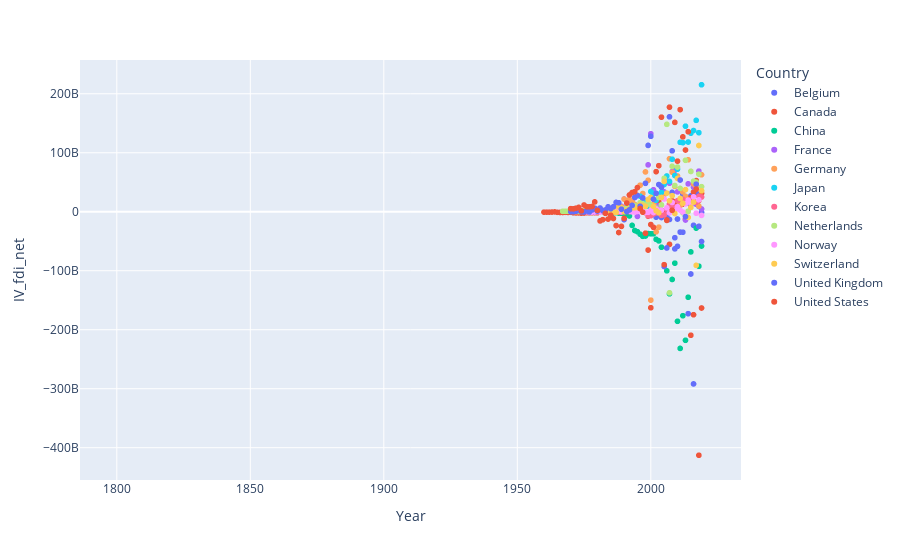

The code cell stored with this chart in its notebook:
### Code cell
pd.options.plotting.backend = "plotly"
fdi_df.plot(x='Year', y='IV_fdi_net', color='Country',kind='scatter')

### Figure 1 — Plotly figure (JSON) as saved in the notebook; plotly's stock layout.template omitted (floating-point values rounded to 4 significant figures; data arrays with more than 128 entries replaced by an {"elided": "..."} marker saying what was removed)
{"data": [{"hovertemplate": "Country=Belgium<br>Year=%{x}<br>IV_fdi_net=%{y}<extra></extra>", "legendgroup": "Belgium", "marker": {"color": "#636efa", "symbol": "circle"}, "mode": "markers", "name": "Belgium", "showlegend": true, "type": "scattergl", "x": {"elided": "220 int values"}, "xaxis": "x", "y": {"elided": "220 int values"}, "yaxis": "y"}, {"hovertemplate": "Country=Canada<br>Year=%{x}<br>IV_fdi_net=%{y}<extra></extra>", "legendgroup": "Canada", "marker": {"color": "#EF553B", "symbol": "circle"}, "mode": "markers", "name": "Canada", "showlegend": true, "type": "scattergl", "x": {"elided": "220 int values"}, "xaxis": "x", "y": {"elided": "220 float values"}, "yaxis": "y"}, {"hovertemplate": "Country=China<br>Year=%{x}<br>IV_fdi_net=%{y}<extra></extra>", "legendgroup": "China", "marker": {"color": "#00cc96", "symbol": "circle"}, "mode": "markers", "name": "China", "showlegend": true, "type": "scattergl", "x": {"elided": "220 int values"}, "xaxis": "x", "y": {"elided": "220 int values"}, "yaxis": "y"}, {"hovertemplate": "Country=France<br>Year=%{x}<br>IV_fdi_net=%{y}<extra></extra>", "legendgroup": "France", "marker": {"color": "#ab63fa", "symbol": "circle"}, "mode": "markers", "name": "France", "showlegend": true, "type": "scattergl", "x": {"elided": "220 int values"}, "xaxis": "x", "y": {"elided": "220 float values"}, "yaxis": "y"}, {"hovertemplate": "Country=Germany<br>Year=%{x}<br>IV_fdi_net=%{y}<extra></extra>", "legendgroup": "Germany", "marker": {"color": "#FFA15A", "symbol": "circle"}, "mode": "markers", "name": "Germany", "showlegend": true, "type": "scattergl", "x": {"elided": "220 int values"}, "xaxis": "x", "y": {"elided": "220 float values"}, "yaxis": "y"}, {"hovertemplate": "Country=Japan<br>Year=%{x}<br>IV_fdi_net=%{y}<extra></extra>", "legendgroup": "Japan", "marker": {"color": "#19d3f3", "symbol": "circle"}, "mode": "markers", "name": "Japan", "showlegend": true, "type": "scattergl", "x": {"elided": "220 int values"}, "xaxis": "x", "y": {"elided": "220 int values"}, "yaxis": "y"}, {"hovertemplate": "Country=Korea<br>Year=%{x}<br>IV_fdi_net=%{y}<extra></extra>", "legendgroup": "Korea", "marker": {"color": "#FF6692", "symbol": "circle"}, "mode": "markers", "name": "Korea", "showlegend": true, "type": "scattergl", "x": {"elided": "220 int values"}, "xaxis": "x", "y": {"elided": "220 int values"}, "yaxis": "y"}, {"hovertemplate": "Country=Netherlands<br>Year=%{x}<br>IV_fdi_net=%{y}<extra></extra>", "legendgroup": "Netherlands", "marker": {"color": "#B6E880", "symbol": "circle"}, "mode": "markers", "name": "Netherlands", "showlegend": true, "type": "scattergl", "x": {"elided": "221 int values"}, "xaxis": "x", "y": {"elided": "221 float values"}, "yaxis": "y"}, {"hovertemplate": "Country=Norway<br>Year=%{x}<br>IV_fdi_net=%{y}<extra></extra>", "legendgroup": "Norway", "marker": {"color": "#FF97FF", "symbol": "circle"}, "mode": "markers", "name": "Norway", "showlegend": true, "type": "scattergl", "x": {"elided": "220 int values"}, "xaxis": "x", "y": {"elided": "220 float values"}, "yaxis": "y"}, {"hovertemplate": "Country=Switzerland<br>Year=%{x}<br>IV_fdi_net=%{y}<extra></extra>", "legendgroup": "Switzerland", "marker": {"color": "#FECB52", "symbol": "circle"}, "mode": "markers", "name": "Switzerland", "showlegend": true, "type": "scattergl", "x": {"elided": "220 int values"}, "xaxis": "x", "y": {"elided": "220 float values"}, "yaxis": "y"}, {"hovertemplate": "Country=United Kingdom<br>Year=%{x}<br>IV_fdi_net=%{y}<extra></extra>", "legendgroup": "United Kingdom", "marker": {"color": "#636efa", "symbol": "circle"}, "mode": "markers", "name": "United Kingdom", "showlegend": true, "type": "scattergl", "x": {"elided": "220 int values"}, "xaxis": "x", "y": {"elided": "220 float values"}, "yaxis": "y"}, {"hovertemplate": "Country=United States<br>Year=%{x}<br>IV_fdi_net=%{y}<extra></extra>", "legendgroup": "United States", "marker": {"color": "#EF553B", "symbol": "circle"}, "mode": "markers", "name": "United States", "showlegend": true, "type": "scattergl", "x": {"elided": "220 int values"}, "xaxis": "x", "y": {"elided": "220 int values"}, "yaxis": "y"}], "layout": {"legend": {"title": {"text": "Country"}, "tracegroupgap": 0}, "margin": {"t": 60}, "xaxis": {"anchor": "y", "domain": [0, 1], "title": {"text": "Year"}}, "yaxis": {"anchor": "x", "domain": [0, 1], "title": {"text": "IV_fdi_net"}}}}
